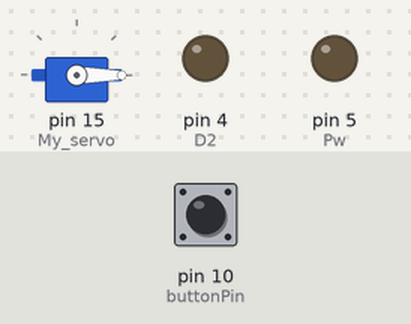
This sketch was run on a simulated Arduino Uno, built with avr-gcc and run on an emulated ATmega328P. Parts: servo, output pins drawn as LEDs (lit = HIGH). Inputs (shaded band) come from the test bench; at power-on: pin 10 (buttonPin) HIGH. Pins used as bus, display or sensor lines are not drawn.

Above: at 1.2 s.
1.3 s: pin 10 (buttonPin) pulled LOW for 0.15 s
At 2.1 s:
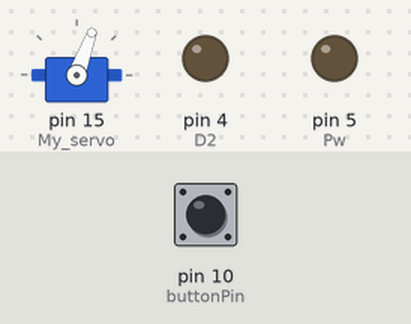
At 5.6 s:
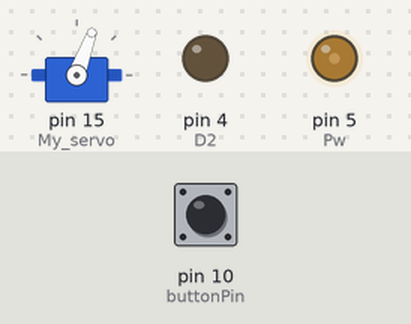
Timing chart, 0 to 15.7 s (numbered marks = the images above; inputs shaded):
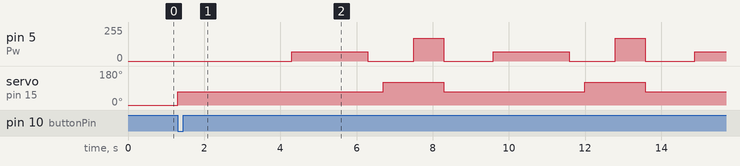

The sketch:

sv_ng_90_grader.ino
```cpp
#include <Servo.h>

typedef enum EngineState{
  startUp,
  turn,
};
EngineState EState;

#define triggerL 12
#define echoL 14
#define triggerF 2
#define echoF 13
#define D1 0
#define D2 4
#define Pw 5
#define buttonPin 10

int StartSleep = 2500;

int vardeminimum = 10;
int vardemitten = 70;
int vardemaximum = 120;
int MAXSPEED = 684;
int TurnSpeed = 684;
int turnDelay = 790;

int buttonState = 0;

int Speed = TurnSpeed;

int degree;

bool testtest = false;

Servo My_servo;

void setup() {
  My_servo.attach(15);
  Serial.begin(9600);
  pinMode(Pw, OUTPUT);
  pinMode(D1, OUTPUT);
  pinMode(D2, OUTPUT);
  pinMode(triggerL, OUTPUT);
  pinMode(echoL, INPUT);
  pinMode(triggerF, OUTPUT);
  pinMode(echoF, INPUT);
  pinMode(buttonPin, INPUT);
  EState = startUp;
  degree = vardemaximum;
  digitalWrite(D1, HIGH);
  digitalWrite(D2, LOW);
}

void loop() {
  switch (EState) {
    case startUp:
      buttonState = digitalRead(buttonPin);

      if(testtest == false){
        My_servo.write(0);
      }

      if(buttonState == LOW){
        My_servo.write(vardemitten);
        delay(StartSleep);
        EState = turn;

        testtest = true;

      } else {
        EState = startUp;
      }
    break;

    case turn:

      delay(500);
      analogWrite(Pw, 580);
      delay(2000);

      analogWrite(Pw, 0);
      delay(400);
      My_servo.write(degree);
      delay(800);
      Speed = TurnSpeed;
      analogWrite(Pw, Speed);
      delay(turnDelay);
      analogWrite(Pw, 0);
      My_servo.write(vardemitten);
      delay(800);
      EState = turn;
    break;
  }
}
```

Measured:
- after the input at 1.3 s, pin 5 (Pw): 0/255 → 68/255 after 3.0 s, → 0/255 2.0 s later, → 172/255 1.2 s later, → 0/255 0.79 s later, … (9 changes in this stretch); servo on pin 15 (My_servo): goes 70° 5.4 s, 120° 1.6 s, 70° 3.7 s, 120° 1.6 s, then 70°, starting at once
